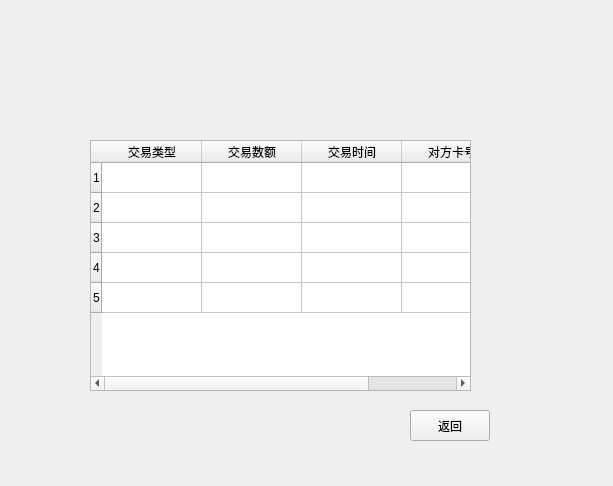
<?xml version="1.0" encoding="UTF-8"?>
<ui version="4.0">
 <class>history</class>
 <widget class="QWidget" name="history">
  <property name="geometry">
   <rect>
    <x>0</x>
    <y>0</y>
    <width>613</width>
    <height>486</height>
   </rect>
  </property>
  <property name="windowTitle">
   <string>Form</string>
  </property>
  <widget class="QTableWidget" name="tableWidget">
   <property name="geometry">
    <rect>
     <x>90</x>
     <y>140</y>
     <width>381</width>
     <height>251</height>
    </rect>
   </property>
   <row>
    <property name="text">
     <string>1</string>
    </property>
   </row>
   <row>
    <property name="text">
     <string>2</string>
    </property>
   </row>
   <row>
    <property name="text">
     <string>3</string>
    </property>
   </row>
   <row>
    <property name="text">
     <string>4</string>
    </property>
   </row>
   <row>
    <property name="text">
     <string>5</string>
    </property>
   </row>
   <column>
    <property name="text">
     <string>交易类型</string>
    </property>
   </column>
   <column>
    <property name="text">
     <string>交易数额</string>
    </property>
   </column>
   <column>
    <property name="text">
     <string>交易时间</string>
    </property>
   </column>
   <column>
    <property name="text">
     <string>对方卡号</string>
    </property>
   </column>
  </widget>
  <widget class="QPushButton" name="pushButton">
   <property name="geometry">
    <rect>
     <x>410</x>
     <y>410</y>
     <width>80</width>
     <height>31</height>
    </rect>
   </property>
   <property name="text">
    <string>返回</string>
   </property>
  </widget>
 </widget>
 <resources/>
 <connections/>
</ui>
